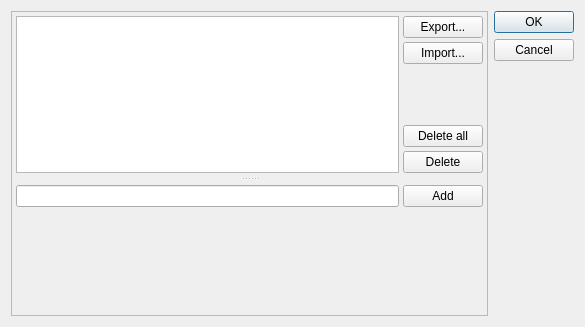
<?xml version="1.0" encoding="UTF-8"?>
<ui version="4.0">
 <class>MacrosEditDialog</class>
 <widget class="QDialog" name="MacrosEditDialog">
  <property name="geometry">
   <rect>
    <x>0</x>
    <y>0</y>
    <width>585</width>
    <height>327</height>
   </rect>
  </property>
  <property name="windowTitle">
   <string>Edit macros...</string>
  </property>
  <property name="modal">
   <bool>true</bool>
  </property>
  <layout class="QHBoxLayout" name="horizontalLayout">
   <item>
    <widget class="QSplitter" name="splitter">
     <property name="frameShape">
      <enum>QFrame::StyledPanel</enum>
     </property>
     <property name="frameShadow">
      <enum>QFrame::Sunken</enum>
     </property>
     <property name="midLineWidth">
      <number>0</number>
     </property>
     <property name="orientation">
      <enum>Qt::Vertical</enum>
     </property>
     <property name="opaqueResize">
      <bool>true</bool>
     </property>
     <property name="handleWidth">
      <number>4</number>
     </property>
     <property name="childrenCollapsible">
      <bool>false</bool>
     </property>
     <widget class="QWidget" name="layoutWidget">
      <layout class="QHBoxLayout" name="horizontalLayout_2">
       <property name="spacing">
        <number>4</number>
       </property>
       <property name="margin">
        <number>4</number>
       </property>
       <item>
        <widget class="QListWidget" name="macrosList">
         <property name="editTriggers">
          <set>QAbstractItemView::NoEditTriggers</set>
         </property>
         <property name="dragEnabled">
          <bool>false</bool>
         </property>
         <property name="dragDropMode">
          <enum>QAbstractItemView::InternalMove</enum>
         </property>
         <property name="defaultDropAction">
          <enum>Qt::MoveAction</enum>
         </property>
         <property name="alternatingRowColors">
          <bool>true</bool>
         </property>
         <property name="movement">
          <enum>QListView::Free</enum>
         </property>
         <property name="currentRow">
          <number>-1</number>
         </property>
         <property name="sortingEnabled">
          <bool>false</bool>
         </property>
        </widget>
       </item>
       <item>
        <layout class="QVBoxLayout" name="verticalLayout">
         <item>
          <widget class="QPushButton" name="exportBtn">
           <property name="text">
            <string>Export...</string>
           </property>
          </widget>
         </item>
         <item>
          <widget class="QPushButton" name="importBtn">
           <property name="text">
            <string>Import...</string>
           </property>
          </widget>
         </item>
         <item>
          <spacer name="verticalSpacer">
           <property name="orientation">
            <enum>Qt::Vertical</enum>
           </property>
           <property name="sizeHint" stdset="0">
            <size>
             <width>20</width>
             <height>40</height>
            </size>
           </property>
          </spacer>
         </item>
         <item>
          <widget class="QPushButton" name="delAllBtn">
           <property name="text">
            <string>Delete all</string>
           </property>
          </widget>
         </item>
         <item>
          <widget class="QPushButton" name="delBtn">
           <property name="enabled">
            <bool>true</bool>
           </property>
           <property name="text">
            <string>Delete</string>
           </property>
           <property name="autoDefault">
            <bool>false</bool>
           </property>
           <property name="flat">
            <bool>false</bool>
           </property>
          </widget>
         </item>
        </layout>
       </item>
      </layout>
     </widget>
     <widget class="QWidget" name="layoutWidget_2">
      <layout class="QVBoxLayout" name="verticalLayout_2" stretch="0,1">
       <property name="spacing">
        <number>4</number>
       </property>
       <property name="margin">
        <number>4</number>
       </property>
       <item>
        <layout class="QHBoxLayout" name="horizontalLayout_3">
         <item>
          <widget class="QLineEdit" name="macroNameEdit"/>
         </item>
         <item>
          <widget class="QPushButton" name="addBtn">
           <property name="text">
            <string>Add</string>
           </property>
           <property name="autoDefault">
            <bool>false</bool>
           </property>
           <property name="flat">
            <bool>false</bool>
           </property>
          </widget>
         </item>
        </layout>
       </item>
       <item>
        <widget class="BinaryEditor" name="macroBodyEdit">
         <property name="sizePolicy">
          <sizepolicy hsizetype="Preferred" vsizetype="Preferred">
           <horstretch>0</horstretch>
           <verstretch>0</verstretch>
          </sizepolicy>
         </property>
         <property name="minimumSize">
          <size>
           <width>200</width>
           <height>100</height>
          </size>
         </property>
        </widget>
       </item>
      </layout>
     </widget>
    </widget>
   </item>
   <item>
    <widget class="QDialogButtonBox" name="buttonBox">
     <property name="orientation">
      <enum>Qt::Vertical</enum>
     </property>
     <property name="standardButtons">
      <set>QDialogButtonBox::Cancel|QDialogButtonBox::Ok</set>
     </property>
    </widget>
   </item>
  </layout>
 </widget>
 <customwidgets>
  <customwidget>
   <class>BinaryEditor</class>
   <extends>QStackedWidget</extends>
   <header>BinaryEditor.h</header>
   <container>1</container>
  </customwidget>
 </customwidgets>
 <resources/>
 <connections>
  <connection>
   <sender>buttonBox</sender>
   <signal>accepted()</signal>
   <receiver>MacrosEditDialog</receiver>
   <slot>accept()</slot>
   <hints>
    <hint type="sourcelabel">
     <x>248</x>
     <y>254</y>
    </hint>
    <hint type="destinationlabel">
     <x>157</x>
     <y>274</y>
    </hint>
   </hints>
  </connection>
  <connection>
   <sender>buttonBox</sender>
   <signal>rejected()</signal>
   <receiver>MacrosEditDialog</receiver>
   <slot>reject()</slot>
   <hints>
    <hint type="sourcelabel">
     <x>316</x>
     <y>260</y>
    </hint>
    <hint type="destinationlabel">
     <x>286</x>
     <y>274</y>
    </hint>
   </hints>
  </connection>
 </connections>
</ui>
